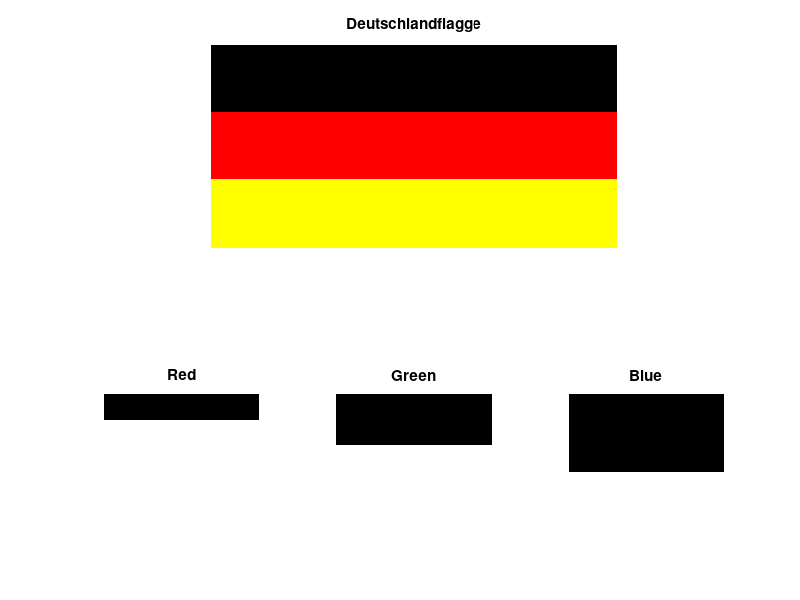

Reproduce this figure in MATLAB.
% x="Bitte hier die Pixel Dimenssionen der Flagge angeben!";
% x
% vertical_pixels = input("Vertical Pixel: ");
% horizontal_pixels = input("Horizontale Pixel: ");

vertical_pixels=300;
horizontal_pixels=600;

M = [zeros(vertical_pixels,horizontal_pixels)];

Red=M;
Blue=M;
Green=M;

%Black
for y=1:horizontal_pixels
    for x=1:(vertical_pixels*(1/3))
        Red(x,y)=0.00;
        Blue(x,y)=0.00;
        Green(x,y)=0.00;
    end
end

%%
%Rot
for y=1:horizontal_pixels
    for x=(vertical_pixels*(1/3)):(vertical_pixels*(2/3))
        Red(x,y)=1;
    end
end
%%
%Gold / Yello
for y=1:horizontal_pixels
    for x=(vertical_pixels*(2/3)):(vertical_pixels)
        Red(x,y)=1.00;
        Green(x,y)=1.00;
    end
end

rgbFlag=cat(3,Red,Green,Blue);

%Plott
figure('Name','Aufgabe 2: Flagge erstellen','NumberTitle','off');
subplot(2,3,[1,3]);
imshow(rgbFlag);
title('Deutschlandflagge');

subplot(2,3,4);
imshow(Red);
title('Red');

subplot(2,3,5);
imshow(Green);
title('Green');

subplot(2,3,6);
imshow(Blue);
title('Blue');

